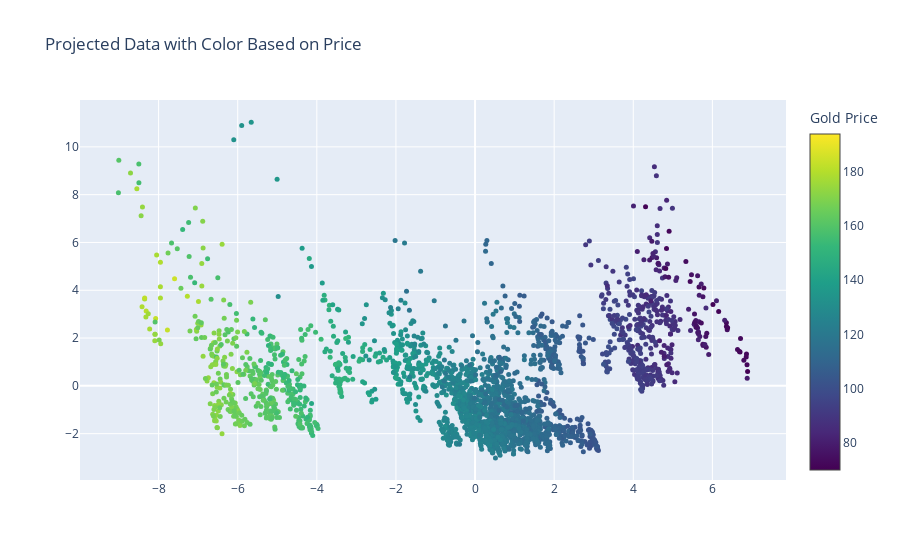

Notebook code for this chart:
### Markdown cell above
The plot above shows the cumulative explained variance ratio against the number of principal components, with the goal of determining the number of components required to capture 95% of the variance in the data. The red dashed line represents the 95% variance threshold, while the green dashed line indicates the optimal number of components, which is found to be 3 in this case. This means that the first 3 principal components together account for 95% of the variance in the dataset, making them sufficient for reducing dimensionality while retaining most of the information. We will proceed by using these 3 components in the subsequent modeling steps.

### Code cell
# Project data onto the first two principal components (k=2)
projected_data = X_pca[:, :2]

# Create a Plotly figure for 3D visualization
fig = go.Figure()

# Add a 3D scatter plot of the projected data
fig.add_trace(go.Scatter(
    x=projected_data[:, 0],  # X-axis: first principal component
    y=projected_data[:, 1],  # Y-axis: second principal component
    mode='markers',
    marker=dict(
        size=5,  # Marker size
        color=y,  # Color markers based on gold price (target variable)
        colorscale='Viridis',  # Color scale for visualization
        colorbar=dict(title='Gold Price')  # Add colorbar with title
    ),
    name='Projected Data'
))

# Update layout for improved visuals
fig.update_layout(
    title='Projected Data with Color Based on Price',
    scene=dict(
        xaxis_title='Principal Component 1',  # X-axis label
        yaxis_title='Principal Component 2',  # Y-axis label
    ),
    font=dict(size=12)  # Font size for layout
)

# Display the plot
fig.show()

### Figure 1 — Plotly figure (JSON) as saved in the notebook; plotly's stock layout.template omitted (floating-point values rounded to 4 significant figures; data arrays with more than 128 entries replaced by an {"elided": "..."} marker saying what was removed)
{"data": [{"marker": {"color": {"elided": "3499 float values"}, "colorbar": {"title": {"text": "Gold Price"}}, "colorscale": [[0, "#440154"], [0.1111, "#482878"], [0.2222, "#3e4989"], [0.3333, "#31688e"], [0.4444, "#26828e"], [0.5556, "#1f9e89"], [0.6667, "#35b779"], [0.7778, "#6ece58"], [0.8889, "#b5de2b"], [1, "#fde725"]], "size": 5}, "mode": "markers", "name": "Projected Data", "type": "scatter", "x": {"elided": "2799 float values"}, "y": {"elided": "2799 float values"}}], "layout": {"font": {"size": 12}, "scene": {"xaxis": {"title": {"text": "Principal Component 1"}}, "yaxis": {"title": {"text": "Principal Component 2"}}}, "title": {"text": "Projected Data with Color Based on Price"}}}
